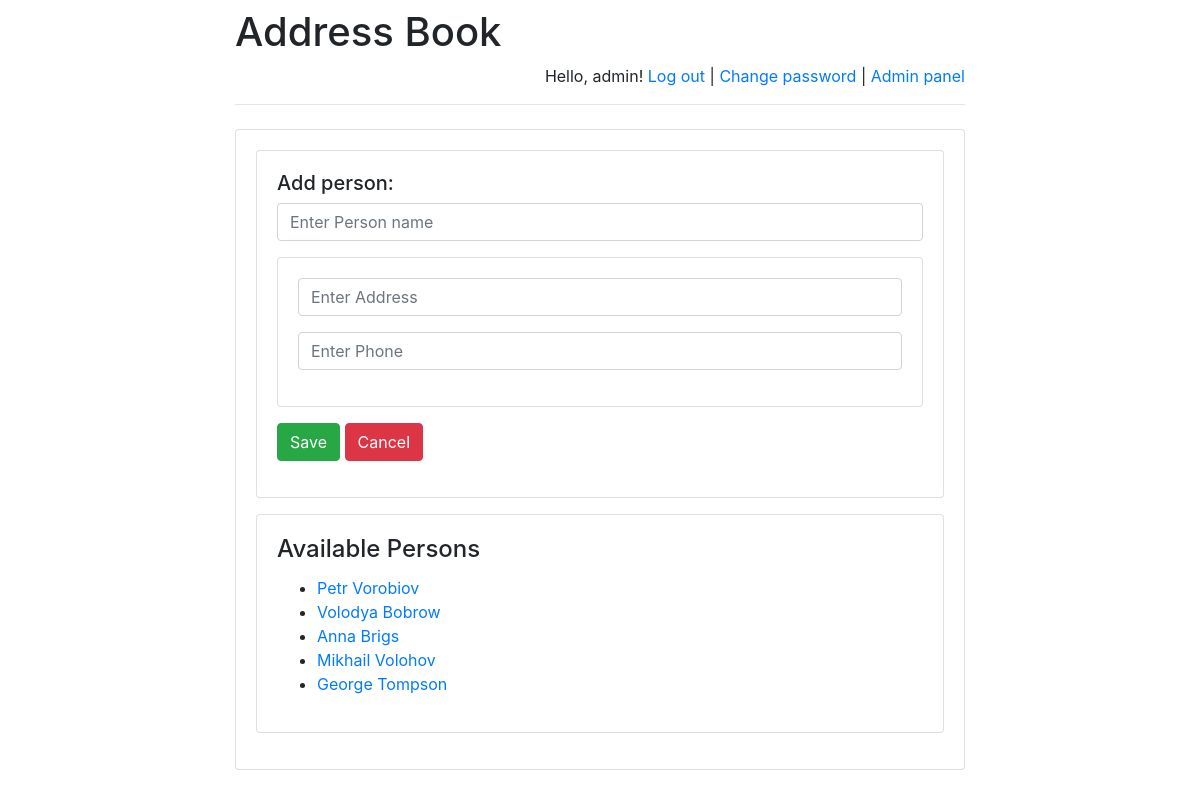
The app's page /addressbook/admin/ (signed in), older data.
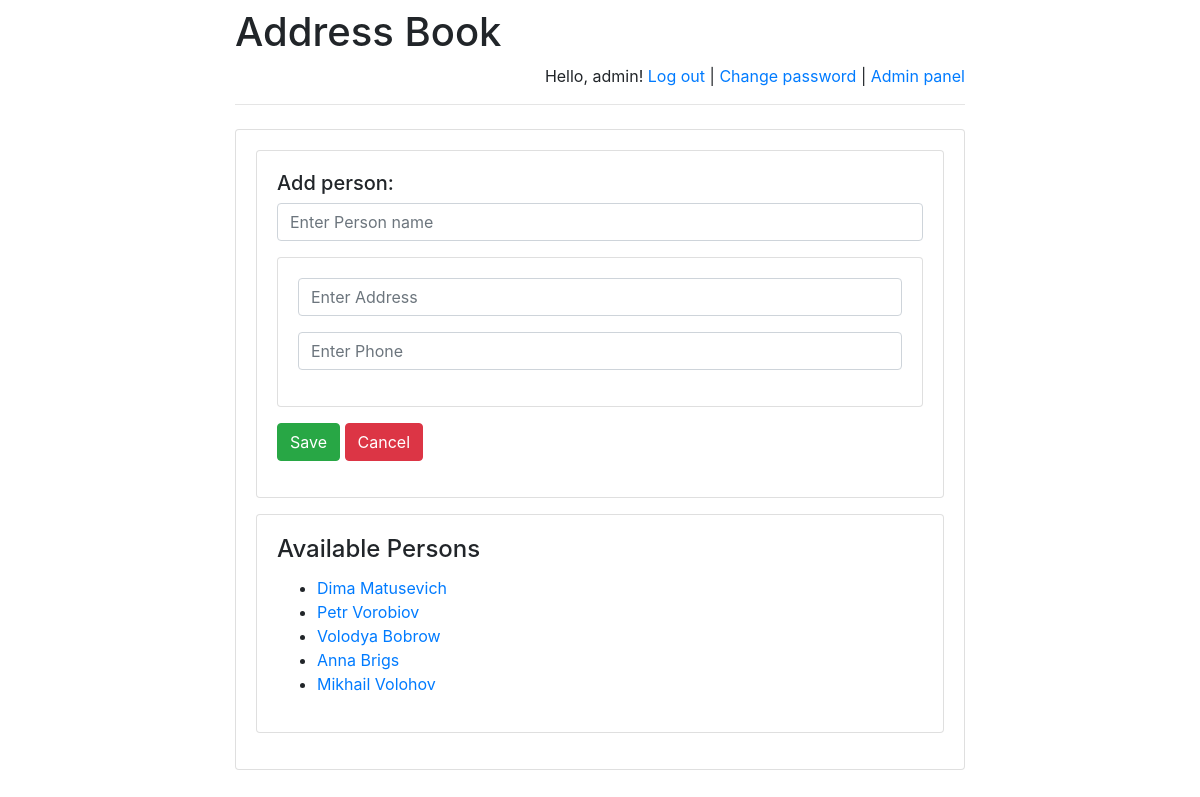
The same page, newer data.
### addressbook/models.py (models this page shows)
class Person(models.Model):
    person_text = models.CharField(max_length=255)
    pub_date = models.DateTimeField('date published')

### addressbook/views.py (the view)
# urls.py: path(r'admin/', admin.site.urls),
def admin(request):
    message = None
    if "message" in request.GET:
        message = request.GET["message"]
    return render(
        request,
        "admin.html",
        {
            "latest_person":
                Person.objects.order_by('-pub_date')[:5],
            "message": message,
        }
    )

### templates/admin.html (shortened to what this page needs)
{% extends 'base.html' %}
{% block main %}
    {% if user.is_staff %}
        <div class="card mb-3">
        <div class="card-body">
        <form action="../post_person/" method="post">
            <h5>Add person:</h5>
            <div class="mb-3">
                <input class="form-control"
                       placeholder="Enter Person name"
                       name="person"
                       required/>
            </div>
            <div class="card mb-3">
            <div class="card-body" id="options_new">
                <div class="mb-3">
                    <input class="form-control"
                           placeholder="Enter Address"
                           name="Address"
                           required/>
                </div>
                <div class="mb-3">
                    <input class="form-control"
                           placeholder="Enter Phone"
                           name="Phone"
                           required/>
                </div>
            </div>
            </div>
            <div class="mb-3">
                <button class="btn btn-success">
                    Save
                </button>
                <a href=".." class="btn btn-danger">Cancel</a>
            </div>
        </form>
        </div>
        </div>
        <div class="card mb-3">
        <div class="card-body">
        <h4 class="card-title">Available Persons</h4>
        {% if latest_person %}
            <ul>
                {% for person in latest_person %}
                    <li>
                        <a href="/addressbook/{{ person.id }}/">
                            {{ person.person_text }}
                        </a>
                    </li>
                {% endfor %}
            </ul>
        {% else %}
            <p>No persons are available right now.</p>
        {% endif %}
        </div>
        </div>
     {% else %}
        <h4>Access denied.</h4>
    {% endif %}
{% endblock %}

Row changes from the older to the newer data that the page shows:
no longer on this page (row unchanged): Person: person_text "George Tompson"
added Person: person_text "Dima Matusevich"
